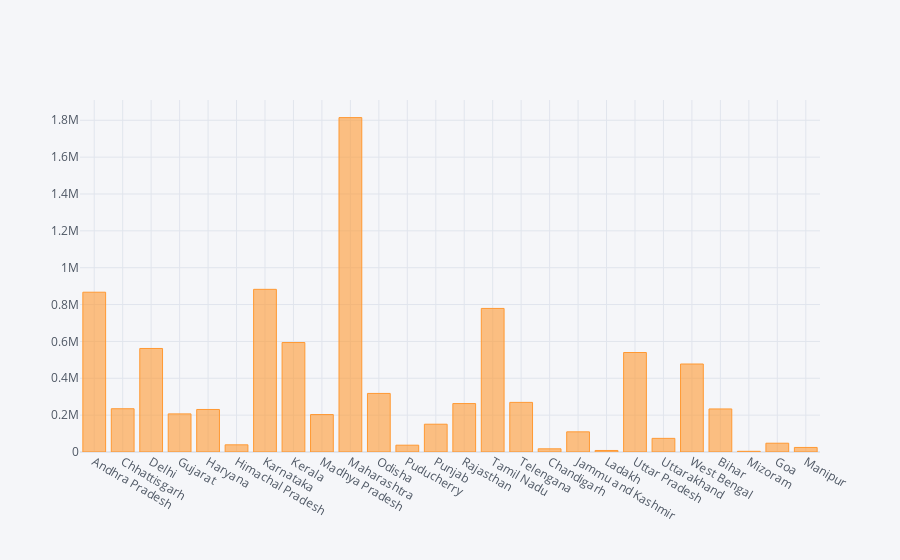

The code cell stored with this chart in its notebook:
### Markdown cell above
# **Graphical represention**

### Code cell
#Pandas vis
df.plot(kind='bar',x='Name of State / UT',y='Total  Cases ')
plt.show()
#Plotly
df.iplot(kind='bar',x='Name of State / UT',y='Total  Cases ')

### Figure 1 — Plotly figure (JSON) as saved in the notebook; plotly's stock layout.template omitted (floating-point values rounded to 4 significant figures)
{"data": [{"name": "Total  Cases ", "text": "", "y": [867063, 234725, 561742, 206714, 230713, 38977, 882608, 593957, 203231, 1814515, 317789, 36902, 150805, 262805, 779046, 269223, 17246, 109383, 8328, 539899, 73951, 477446, 233572, 3822, 47689, 24749], "marker": {"color": "rgba(255, 153, 51, 0.6)", "line": {"color": "rgba(255, 153, 51, 1.0)", "width": 1}}, "x": ["Andhra Pradesh", "Chhattisgarh", "Delhi", "Gujarat", "Haryana", "Himachal Pradesh", "Karnataka", "Kerala", "Madhya Pradesh", "Maharashtra", "Odisha", "Puducherry", "Punjab", "Rajasthan", "Tamil Nadu", "Telengana", "Chandigarh", "Jammu and Kashmir", "Ladakh", "Uttar Pradesh", "Uttarakhand", "West Bengal", "Bihar", "Mizoram", "Goa", "Manipur"], "type": "bar", "orientation": "v"}], "layout": {"title": {"font": {"color": "#4D5663"}}, "paper_bgcolor": "#F5F6F9", "plot_bgcolor": "#F5F6F9", "yaxis": {"tickfont": {"color": "#4D5663"}, "zerolinecolor": "#E1E5ED", "title": {"text": "", "font": {"color": "#4D5663"}}, "gridcolor": "#E1E5ED", "showgrid": true}, "xaxis": {"tickfont": {"color": "#4D5663"}, "zerolinecolor": "#E1E5ED", "title": {"text": "", "font": {"color": "#4D5663"}}, "gridcolor": "#E1E5ED", "showgrid": true}, "legend": {"bgcolor": "#F5F6F9", "font": {"color": "#4D5663"}}}}
